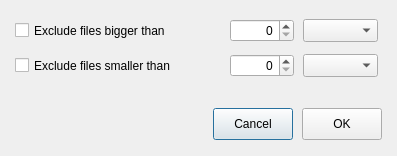
<?xml version="1.0" encoding="UTF-8"?>
<ui version="4.0">
 <class>SizeLimitDialog</class>
 <widget class="QDialog" name="SizeLimitDialog">
  <property name="geometry">
   <rect>
    <x>0</x>
    <y>0</y>
    <width>397</width>
    <height>156</height>
   </rect>
  </property>
  <property name="sizePolicy">
   <sizepolicy hsizetype="Maximum" vsizetype="Maximum">
    <horstretch>0</horstretch>
    <verstretch>0</verstretch>
   </sizepolicy>
  </property>
  <property name="minimumSize">
   <size>
    <width>397</width>
    <height>156</height>
   </size>
  </property>
  <property name="maximumSize">
   <size>
    <width>397</width>
    <height>156</height>
   </size>
  </property>
  <property name="windowTitle">
   <string>Exclude by size</string>
  </property>
  <property name="styleSheet">
   <string notr="true"/>
  </property>
  <layout class="QVBoxLayout" name="verticalLayout">
   <property name="spacing">
    <number>12</number>
   </property>
   <property name="leftMargin">
    <number>15</number>
   </property>
   <property name="topMargin">
    <number>15</number>
   </property>
   <property name="rightMargin">
    <number>15</number>
   </property>
   <property name="bottomMargin">
    <number>0</number>
   </property>
   <item>
    <widget class="QWidget" name="widget" native="true">
     <layout class="QFormLayout" name="formLayout">
      <property name="fieldGrowthPolicy">
       <enum>QFormLayout::FieldsStayAtSizeHint</enum>
      </property>
      <property name="labelAlignment">
       <set>Qt::AlignLeading|Qt::AlignLeft|Qt::AlignVCenter</set>
      </property>
      <property name="formAlignment">
       <set>Qt::AlignLeading|Qt::AlignLeft|Qt::AlignVCenter</set>
      </property>
      <property name="horizontalSpacing">
       <number>15</number>
      </property>
      <property name="verticalSpacing">
       <number>12</number>
      </property>
      <property name="leftMargin">
       <number>0</number>
      </property>
      <property name="topMargin">
       <number>0</number>
      </property>
      <property name="rightMargin">
       <number>1</number>
      </property>
      <property name="bottomMargin">
       <number>0</number>
      </property>
      <item row="1" column="0">
       <widget class="QCheckBox" name="cExcludeUpperThan">
        <property name="sizePolicy">
         <sizepolicy hsizetype="Minimum" vsizetype="Preferred">
          <horstretch>0</horstretch>
          <verstretch>0</verstretch>
         </sizepolicy>
        </property>
        <property name="minimumSize">
         <size>
          <width>200</width>
          <height>0</height>
         </size>
        </property>
        <property name="maximumSize">
         <size>
          <width>200</width>
          <height>200</height>
         </size>
        </property>
        <property name="text">
         <string>Exclude files bigger than</string>
        </property>
       </widget>
      </item>
      <item row="1" column="1">
       <layout class="QHBoxLayout" name="horizontalLayout">
        <property name="spacing">
         <number>9</number>
        </property>
        <item>
         <widget class="QSpinBox" name="eUpperThan">
          <property name="sizePolicy">
           <sizepolicy hsizetype="Minimum" vsizetype="Preferred">
            <horstretch>0</horstretch>
            <verstretch>0</verstretch>
           </sizepolicy>
          </property>
          <property name="minimumSize">
           <size>
            <width>64</width>
            <height>0</height>
           </size>
          </property>
          <property name="maximumSize">
           <size>
            <width>64</width>
            <height>16777215</height>
           </size>
          </property>
          <property name="alignment">
           <set>Qt::AlignRight|Qt::AlignTrailing|Qt::AlignVCenter</set>
          </property>
         </widget>
        </item>
        <item>
         <widget class="QComboBox" name="cbExcludeUpperUnit">
          <property name="sizePolicy">
           <sizepolicy hsizetype="Preferred" vsizetype="Preferred">
            <horstretch>0</horstretch>
            <verstretch>0</verstretch>
           </sizepolicy>
          </property>
          <property name="minimumSize">
           <size>
            <width>75</width>
            <height>0</height>
           </size>
          </property>
          <property name="maximumSize">
           <size>
            <width>75</width>
            <height>16777215</height>
           </size>
          </property>
         </widget>
        </item>
       </layout>
      </item>
      <item row="2" column="0">
       <widget class="QCheckBox" name="cExcludeLowerThan">
        <property name="sizePolicy">
         <sizepolicy hsizetype="Minimum" vsizetype="Preferred">
          <horstretch>0</horstretch>
          <verstretch>0</verstretch>
         </sizepolicy>
        </property>
        <property name="minimumSize">
         <size>
          <width>200</width>
          <height>0</height>
         </size>
        </property>
        <property name="maximumSize">
         <size>
          <width>187</width>
          <height>200</height>
         </size>
        </property>
        <property name="text">
         <string>Exclude files smaller than</string>
        </property>
       </widget>
      </item>
      <item row="2" column="1">
       <layout class="QHBoxLayout" name="horizontalLayout_3">
        <property name="spacing">
         <number>9</number>
        </property>
        <item>
         <widget class="QSpinBox" name="eLowerThan">
          <property name="sizePolicy">
           <sizepolicy hsizetype="Minimum" vsizetype="Preferred">
            <horstretch>0</horstretch>
            <verstretch>0</verstretch>
           </sizepolicy>
          </property>
          <property name="minimumSize">
           <size>
            <width>64</width>
            <height>0</height>
           </size>
          </property>
          <property name="maximumSize">
           <size>
            <width>64</width>
            <height>16777215</height>
           </size>
          </property>
          <property name="alignment">
           <set>Qt::AlignRight|Qt::AlignTrailing|Qt::AlignVCenter</set>
          </property>
         </widget>
        </item>
        <item>
         <widget class="QComboBox" name="cbExcludeLowerUnit">
          <property name="sizePolicy">
           <sizepolicy hsizetype="Preferred" vsizetype="Preferred">
            <horstretch>0</horstretch>
            <verstretch>0</verstretch>
           </sizepolicy>
          </property>
          <property name="minimumSize">
           <size>
            <width>75</width>
            <height>0</height>
           </size>
          </property>
          <property name="maximumSize">
           <size>
            <width>75</width>
            <height>16777215</height>
           </size>
          </property>
         </widget>
        </item>
       </layout>
      </item>
     </layout>
    </widget>
   </item>
   <item>
    <widget class="QWidget" name="bLayout" native="true">
     <property name="minimumSize">
      <size>
       <width>0</width>
       <height>0</height>
      </size>
     </property>
     <property name="maximumSize">
      <size>
       <width>16777215</width>
       <height>16777215</height>
      </size>
     </property>
     <property name="styleSheet">
      <string notr="true"/>
     </property>
     <layout class="QHBoxLayout" name="horizontalLayout_2">
      <property name="spacing">
       <number>9</number>
      </property>
      <property name="margin">
       <number>0</number>
      </property>
      <item>
       <spacer name="horizontalSpacer">
        <property name="orientation">
         <enum>Qt::Horizontal</enum>
        </property>
        <property name="sizeHint" stdset="0">
         <size>
          <width>0</width>
          <height>0</height>
         </size>
        </property>
       </spacer>
      </item>
      <item>
       <widget class="QPushButton" name="bCancel">
        <property name="sizePolicy">
         <sizepolicy hsizetype="Minimum" vsizetype="Fixed">
          <horstretch>0</horstretch>
          <verstretch>0</verstretch>
         </sizepolicy>
        </property>
        <property name="minimumSize">
         <size>
          <width>0</width>
          <height>32</height>
         </size>
        </property>
        <property name="text">
         <string>Cancel</string>
        </property>
       </widget>
      </item>
      <item>
       <widget class="QPushButton" name="bOK">
        <property name="minimumSize">
         <size>
          <width>0</width>
          <height>32</height>
         </size>
        </property>
        <property name="maximumSize">
         <size>
          <width>81</width>
          <height>16777215</height>
         </size>
        </property>
        <property name="styleSheet">
         <string notr="true"/>
        </property>
        <property name="text">
         <string>OK</string>
        </property>
       </widget>
      </item>
     </layout>
    </widget>
   </item>
  </layout>
 </widget>
 <resources/>
 <connections/>
</ui>
